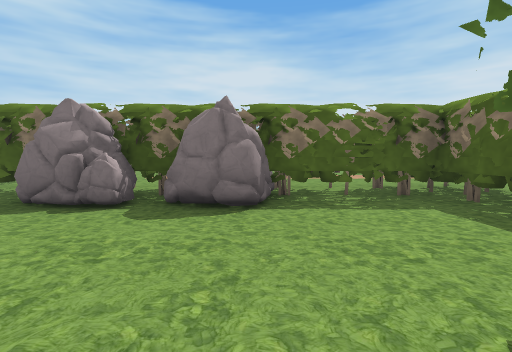
View 1 (above)

16 first-person views from a walk through a Godot game level. The camera is 1.3 m above the floor, tilts 4° down and sees 85° across. The floor is counted in squares, 2 m on a side. Each view is taken from the middle of a square. On the plan, view 1 faces up. The plan holds only what a view shows up to about 9 squares ahead; the rest is blank. The place goes on beyond the plan. Characters and animated objects are left out. Some surface patterns are stand-ins.

View 2
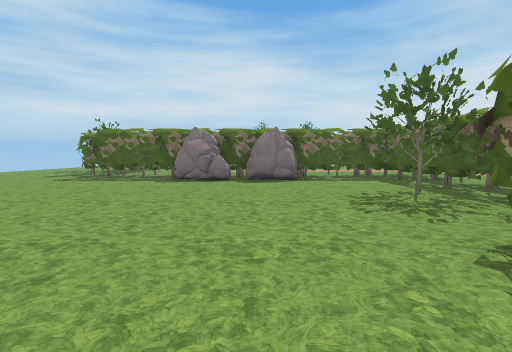

View 3
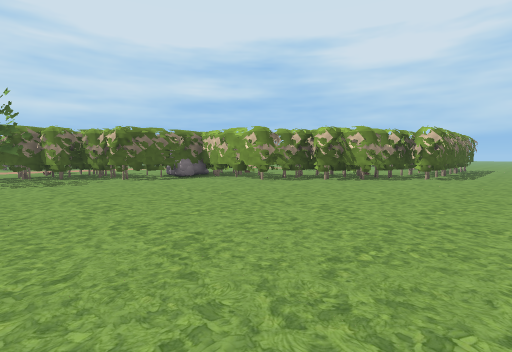

View 4
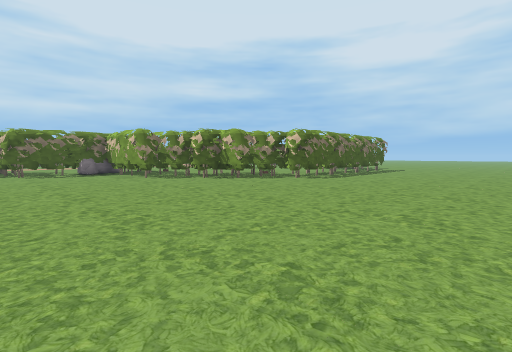

View 5
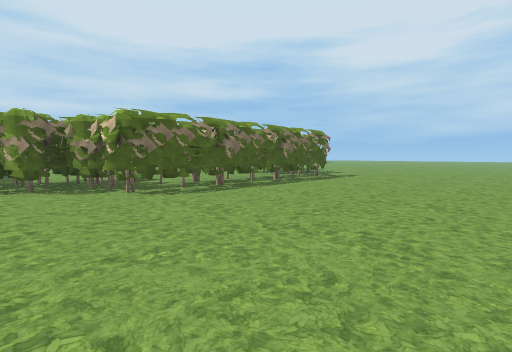

View 6
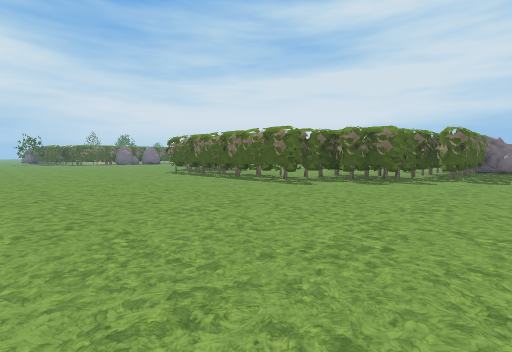

View 7
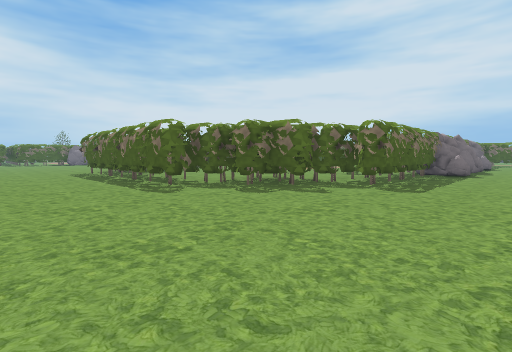

View 8
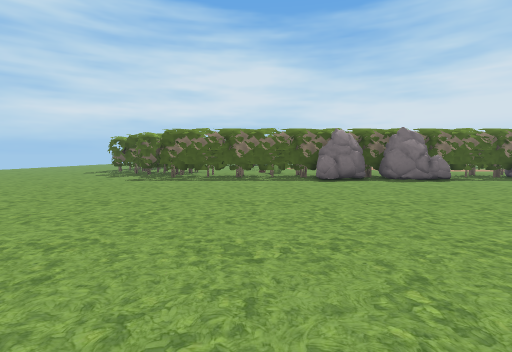

View 9
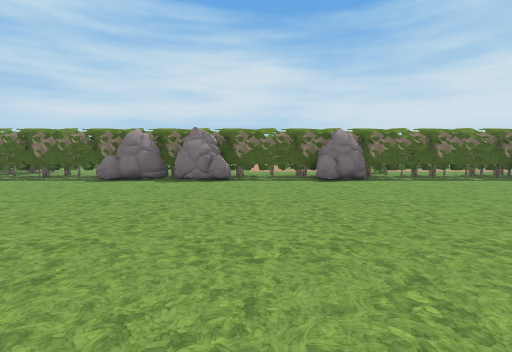

View 10
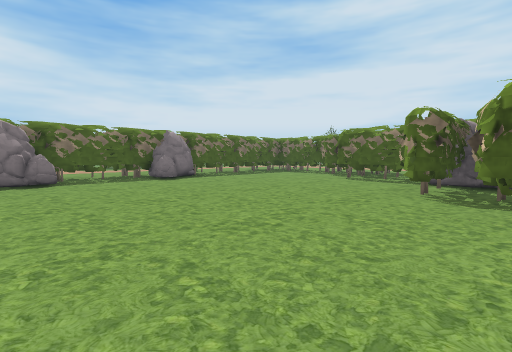

View 11
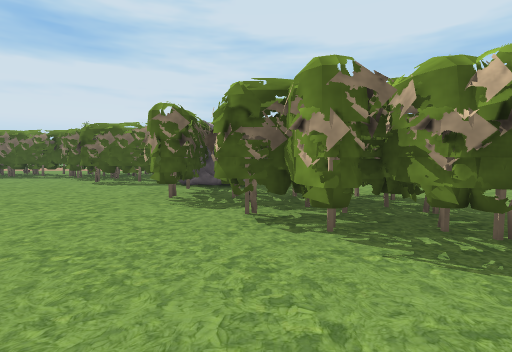

View 12
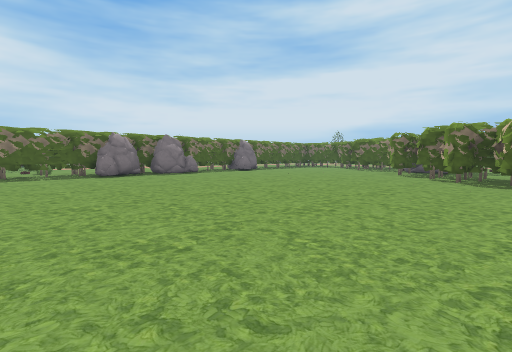

View 13
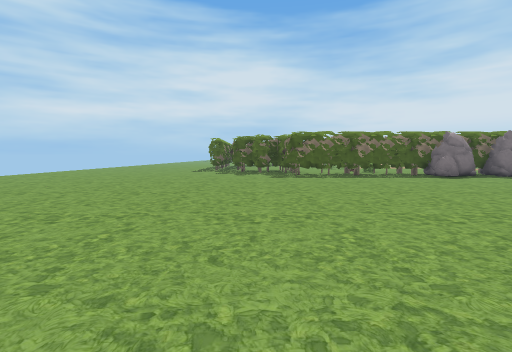

View 14
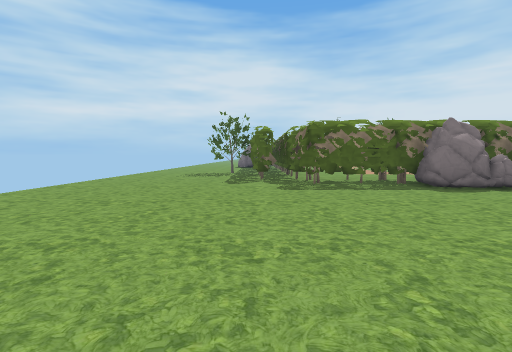

View 15
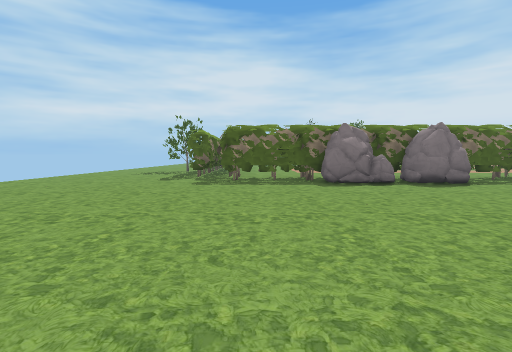

View 16
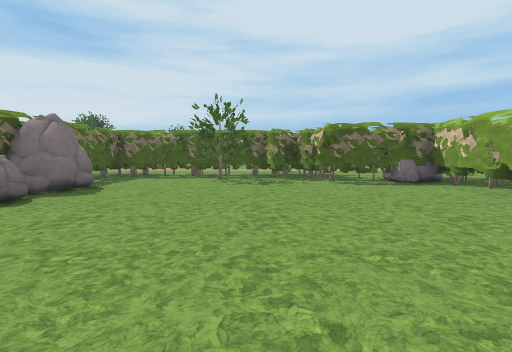

### Floor plan
Key: @ floor where view 1 was taken; # wall or solid block; . floor; R rock; T tree.
Columns run from 11 left of view 1 to 15 right of it. Each row starts with its distance up from view 1.
  5 ....###########
  4 ........#RRR..#
  3 ..............#
  2 .............T#
  1  ...........TT#
  0   .........@..#
 -1  ............##
 -2  ...........###
 -3  ...........##
 -4  ...........#
 -5  ........####
 -6  .......###
 -7  ......###
 -8  .....###
 -9  .....##
-10 ......#
-11 ......#
-12 ......#
-13 ......##
-14 ......###
-15 .......###
-16 ........###
-17 .........##################
-18 ..............RR#R..RR....#
-19 ..........................#
-20   ........................#
-21   .......................##
-22    .....................##
-23     ....................##
-24      ...................#
-25       ...............####
-26        ... .........##
-27         .  ........###
-28            .......###

Where each view was taken, in squares from view 1:
view 1: 0 up, 0 right, facing up
view 2: 4 down, 1 left, facing up
view 3: 1 up, 7 left, facing down-right
view 4: 1 down, 10 left, facing down-right
view 5: 6 down, 10 left, facing down-right
view 6: 19 down, 11 left, facing up-right
view 7: 20 down, 8 left, facing up-right
view 8: 26 down, 1 right, facing up
view 9: 26 down, 7 right, facing up
view 10: 26 down, 5 right, facing up-right
view 11: 26 down, 6 right, facing right
view 12: 28 down, 0 right, facing up-right
view 13: 27 down, 3 left, facing up
view 14: 2 down, 7 left, facing up
view 15: 3 down, 5 left, facing up
view 16: 0 up, 6 left, facing right
